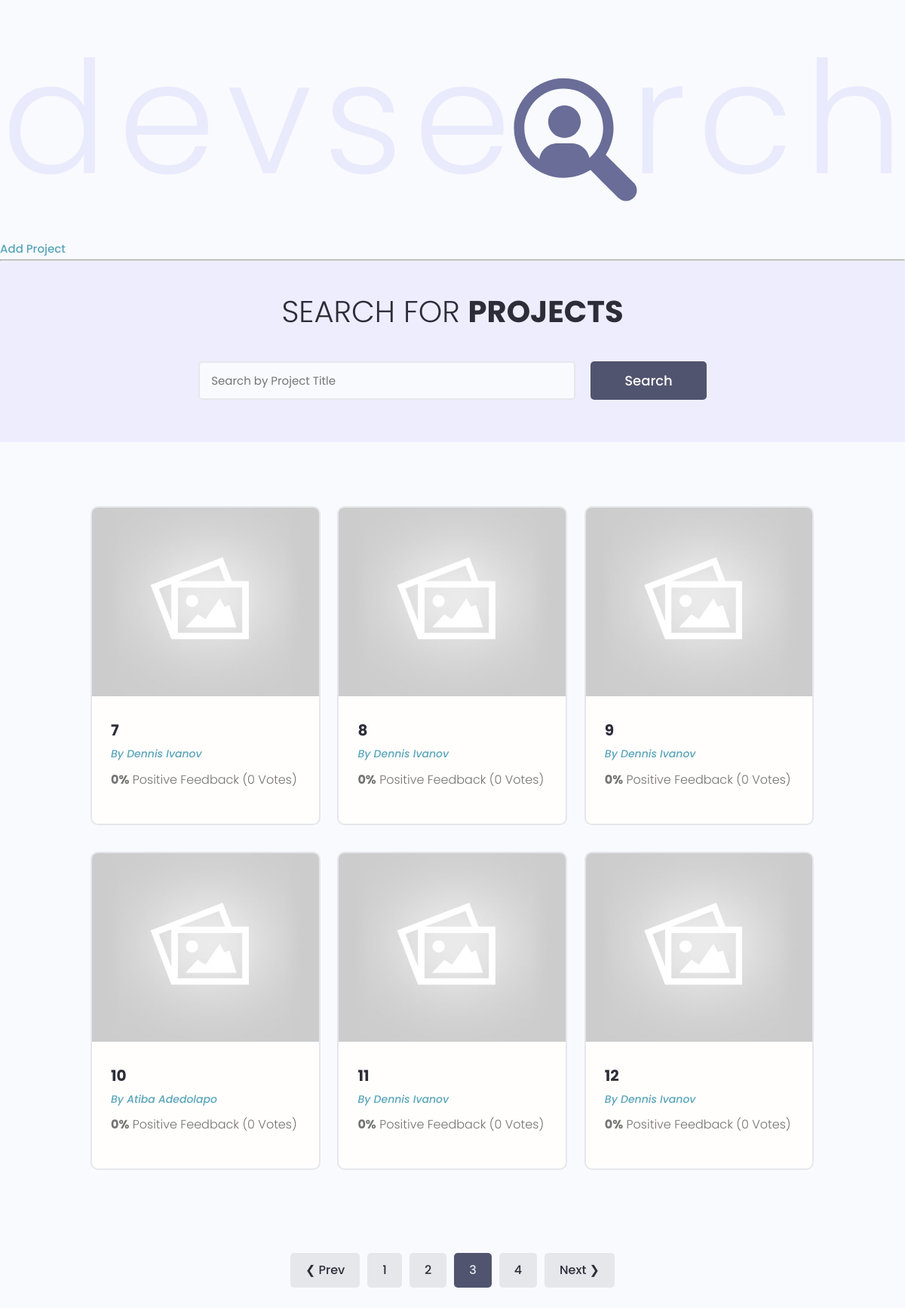
/?page=3, run on the app's committed database.
### projects/models.py (models this page shows, shortened)
class Project(models.Model):
    owner = models.ForeignKey(Profile, null=True, blank=True, on_delete=models.SET_NULL)
    title = models.CharField(max_length=200)
    description = models.TextField(null=True, blank=True)
    featured_image = models.ImageField(
        null=True, blank=True, default="default.jpg")
    demo_link = models.CharField(max_length=2000, null=True, blank=True)
    source_link = models.CharField(max_length=2000, null=True, blank=True)
    tags = models.ManyToManyField('Tag', blank=True)
    vote_total = models.IntegerField(default=0, null=True, blank=True)
    vote_ratio = models.IntegerField(default=0, null=True, blank=True)
    created = models.DateTimeField(auto_now_add=True)
    id = models.UUIDField(default=uuid.uuid4, unique=True,
                          primary_key=True, editable=False)
    class Meta:
        ordering = ['created']

### users/models.py (models this page shows, shortened)
class Profile(models.Model):
    user = models.OneToOneField(User, on_delete=models.CASCADE, null=True, blank=True)
    name = models.CharField(max_length=200, blank=True, null=True)
    email = models.EmailField(max_length=500, blank=True, null=True)
    username = models.CharField(max_length=200, blank=True, null=True)
    location = models.CharField(max_length=200, blank=True, null=True)
    short_intro = models.CharField(max_length=200, blank=True, null=True)
    bio = models.TextField(blank=True, null=True)
    profile_image = models.ImageField(
        null=True, blank=True, upload_to='profiles/', default="profiles/user-default.png")
    social_github = models.CharField(max_length=200, blank=True, null=True)
    social_twitter = models.CharField(max_length=200, blank=True, null=True)
    social_linkedin = models.CharField(max_length=200, blank=True, null=True)
    social_youtube = models.CharField(max_length=200, blank=True, null=True)
    social_website = models.CharField(max_length=200, blank=True, null=True)
    created = models.DateTimeField(auto_now_add=True)
    id = models.UUIDField(default=uuid.uuid4, unique=True,
                          primary_key=True, editable=False)

### projects/views.py (the view)
# urls.py: path('', include('projects.urls')),
def projects(request):
    projects, search_query = searchProjects(request)
    custom_range, projects = paginateProjects(request, projects, 6)
    context = {'projects': projects,
               'search_query': search_query,
               'custom_range': custom_range}
    return render(request, 'projects/projects.html', context)

### projects/utils.py (called while the page is built)
def paginateProjects(request, projects, results):
    page = request.GET.get('page')
    paginator = Paginator(projects, results)
    try:
        projects = paginator.page(page)
    except PageNotAnInteger:
        page = 1
        projects = paginator.page(page)
    except EmptyPage:
        page = paginator.num_pages
        projects = paginator.page(page)
    leftIndex = (int(page) - 4)
    if leftIndex < 1:
        leftIndex = 1
    rightIndex = (int(page) + 5)
    if rightIndex > paginator.num_pages:
        rightIndex = paginator.num_pages + 1
    custom_range = range(leftIndex, rightIndex)
    return custom_range, projects

def searchProjects(request):
    search_query = ''
    if request.GET.get('search_query'):
        search_query = request.GET.get('search_query')
    tags = Tag.objects.filter(name__icontains=search_query)
    projects = Project.objects.distinct().filter(
        Q(title__icontains=search_query) |
        Q(description__icontains=search_query) |
        Q(owner__name__icontains=search_query) |
        Q(tags__in=tags)
    )
    return projects, search_query

### projects/templates/projects/projects.html (shortened to what this page needs)
{% extends 'main.html' %}
{% block content %}
  <main class="projects">
    <section class="hero-section text-center">
      <div class="container container--narrow">
        <div class="hero-section__box">
          <h2>Search for <span>Projects</span></h2>
        </div>
        <div class="hero-section__search">
          <form id='searchForm' class="form" action="{% url 'projects' %}" method="get">
            <div class="form__field">
              <input class="input input--text" id="formInput#search" type="text" name="search_query"
                placeholder="Search by Project Title" value="{{ search_query }}" />
            </div>
            <input class="btn btn--sub btn--lg" type="submit" value="Search" />
          </form>
        </div>
      </div>
    </section>
    <section class="projectsList">
      <div class="container">
        <div class="grid grid--three">
            {% for project in projects %}
          <div class="column">
            <div class="card project">
              <a href="{% url 'project' project.id %}" class="project">
                <img class="project__thumbnail" src="{{ project.featured_image.url }}" alt="project thumbnail" />
                <div class="card__body">
                  <h3 class="project__title">{{project.title}}</h3>
                  <p><a class="project__author" href="{% url 'user-profile' project.owner.id %}">By
                            {{ project.owner.name }}</a></p>
                  <p class="project--rating">
                    <span style="font-weight: bold;">{{project.vote_ratio}}%</span> Positive
                    Feedback ({{project.vote_total}} Vote{{ project.vote_total|pluralize:"s" }})
                  </p>
                </div>
              </a>
            </div>
          </div>
            {% endfor %}
        </div>
      </div>
    </section>
{% include 'pagination.html' with queryset=projects custom_range=custom_range %}
  </main>
{% endblock content %}

### styles/app.css (style rules this page uses)
:root { --color-sub: #2d2d39; }
.btn--sub { background-color: var(--color-sub-light); }
.card { border: 2px solid var(--color-light); }
img { width: 100%; }
.hero-section { height: 40vh; display: flex; align-items: center; background-color: var(--color-sub); }
.hero-section__box { margin-bottom: 4rem; }
.hero-section__box > h2, .hero-section__box > h2 > span { font-size: 4rem; color: var(--color-light); line-height: 1.3; text-transform: uppercase; }
.hero-section__box > h2 { font-weight: 300; }
.hero-section__box > h2 > span { font-weight: 700; }
.hero-section__search > .form { display: flex; align-items: center; justify-content: center; gap: 2rem; }
.hero-section__search > .form input.input--text { width: 50rem; }
.project__author { font-size: 1.4rem; font-style: italic; }
.project--rating { margin-bottom: 1.6em; margin-top: .5em; }
.projects > .hero-section { background: var(--color-sub-lighter); height: 30vh; }
.projects .hero-section__box { margin-bottom: 2.5rem; }
.projects .hero-section__box > h2 { color: var(--color-sub); }
.projects .hero-section__box > h2 > span { font-weight: 700; color: var(--color-sub); }
.projectsList { margin-top: 8rem; }
.project__thumbnail { height: 25rem; object-fit: cover; object-position: top center; }
.project__title { font-size: 2rem; font-weight: 700; color: var(--color-sub); }

### uikit/styles/modules/_variables.css (style rules this page uses)
:root { --color-main: #5aa5b9; --color-main-light: #e6faff; --color-sub: #3f4156; --color-sub-light: #51546e; --color-sub-lighter: #ededfd; --color-text: #737373; --color-gray: #8b8b8b; --color-light: #e5e7eb; --color-light-gray: #767676; --color-bg: #f8fafd; --color-white: #fffefd; --color-white-light: #f3f3f3; --color-success: #359e64; --color-success-bg: #def8e8; --color-error: #fc4b0b; --color-error-bg: #fff2ee; --font-base: 'Poppins', arial, helvetica, 'Segoe UI', roboto, ubuntu, sans-serif; --font-monospace: 'Fira Code', 'Courier New', courier, monospace; --font-regular: 300; --font-medium: 500; --font-bold: 700; --generic-shadow: 1px 1px 5px #00000010; --generic-transition: all 0.3s ease-in-out; }

### uikit/styles/modules/_base.css (style rules this page uses)
* { margin: 0; padding: 0; box-sizing: border-box; text-rendering: optimizeLegibility; color: inherit; font-size: inherit; }
html { font-size: 50%; }
@media only screen and (min-width: 480px) { html { font-size: 56.25%; } }
@media only screen and (min-width: 1200px) { html { font-size: 62.5%; } }
body { line-height: 1.6; font-weight: 400; font-size: 1.5rem; color: var(--color-text); background-color: var(--color-bg); min-height: 100vh; }

### uikit/styles/modules/_typography.css (style rules this page uses)
* { font-family: var(--font-base); }
h2 { font-size: 3.6rem; font-weight: var(--font-bold); }
h3 { font-size: 3.2rem; font-weight: var(--font-medium); }
p, span, strong { font-size: 1.6rem; color: var(--color-text); font-weight: var(--font-regular); }
a { padding-bottom: 2px; text-decoration: none; display: inline-block; color: var(--color-main); font-weight: var(--font-medium); }

### uikit/styles/modules/_utilities.css (style rules this page uses)
.container { width: 92%; max-width: 165rem; margin: 0 auto; box-sizing: border-box; }
.container--narrow { width: 92%; max-width: 120rem; }
@media screen and (min-width: 1000px) { .container { width: 90%; } }
@media screen and (min-width: 1000px) { .container--narrow { width: 85%; } }
@media screen and (min-width: 1200px) { .container { width: 80%; } }
@media screen and (min-width: 1200px) { .container--narrow { width: 72%; } }
.text-center { text-align: center; }

### uikit/styles/modules/_button.css (style rules this page uses)
.btn { display: inline-block; position: relative; cursor: pointer; background-color: var(--color-light); font-weight: var(--font-medium); color: var(--color-sub); text-decoration: none; padding: 1rem 2rem; border-radius: 0.5rem; border: none; width: -webkit-fit-content; width: -moz-fit-content; width: fit-content; height: -webkit-fit-content; height: -moz-fit-content; height: fit-content; font-size: 1.6rem; outline-width: 0; outline-color: transparent; -webkit-backface-visibility: hidden; backface-visibility: hidden; transition: all 0.3s ease-in-out; }
.btn--sub { background-color: var(--color-sub); color: var(--color-white); }
.btn--lg { font-size: 1.8rem; padding: 1.2rem 4.5rem; }

### uikit/styles/modules/_card.css (style rules this page uses)
.card { border-radius: 1rem; background-color: var(--color-white); border: 1.5px solid var(--color-light); width: auto; height: auto; margin-top: 0.5rem; margin-bottom: 0.5rem; overflow: hidden; }
.card__body, .card__header { padding: 2rem 2.5rem; }

### data on the page
Project: featured_image (placeholder picture), title "7", owner.name "Dennis Ivanov", vote_ratio "0", vote_total "0"
Project: featured_image (placeholder picture), title "8", owner.name "Dennis Ivanov", vote_ratio "0", vote_total "0"
Project: featured_image (placeholder picture), title "9", owner.name "Dennis Ivanov", vote_ratio "0", vote_total "0"
Project: featured_image (placeholder picture), title "10", owner.name "Atiba Adedolapo", vote_ratio "0", vote_total "0"
Project: featured_image (placeholder picture), title "11", owner.name "Dennis Ivanov", vote_ratio "0", vote_total "0"
Project: featured_image (placeholder picture), title "12", owner.name "Dennis Ivanov", vote_ratio "0", vote_total "0"

### other printed values
{{ page }} "1" "2" "4"
{{ page }} "3"
